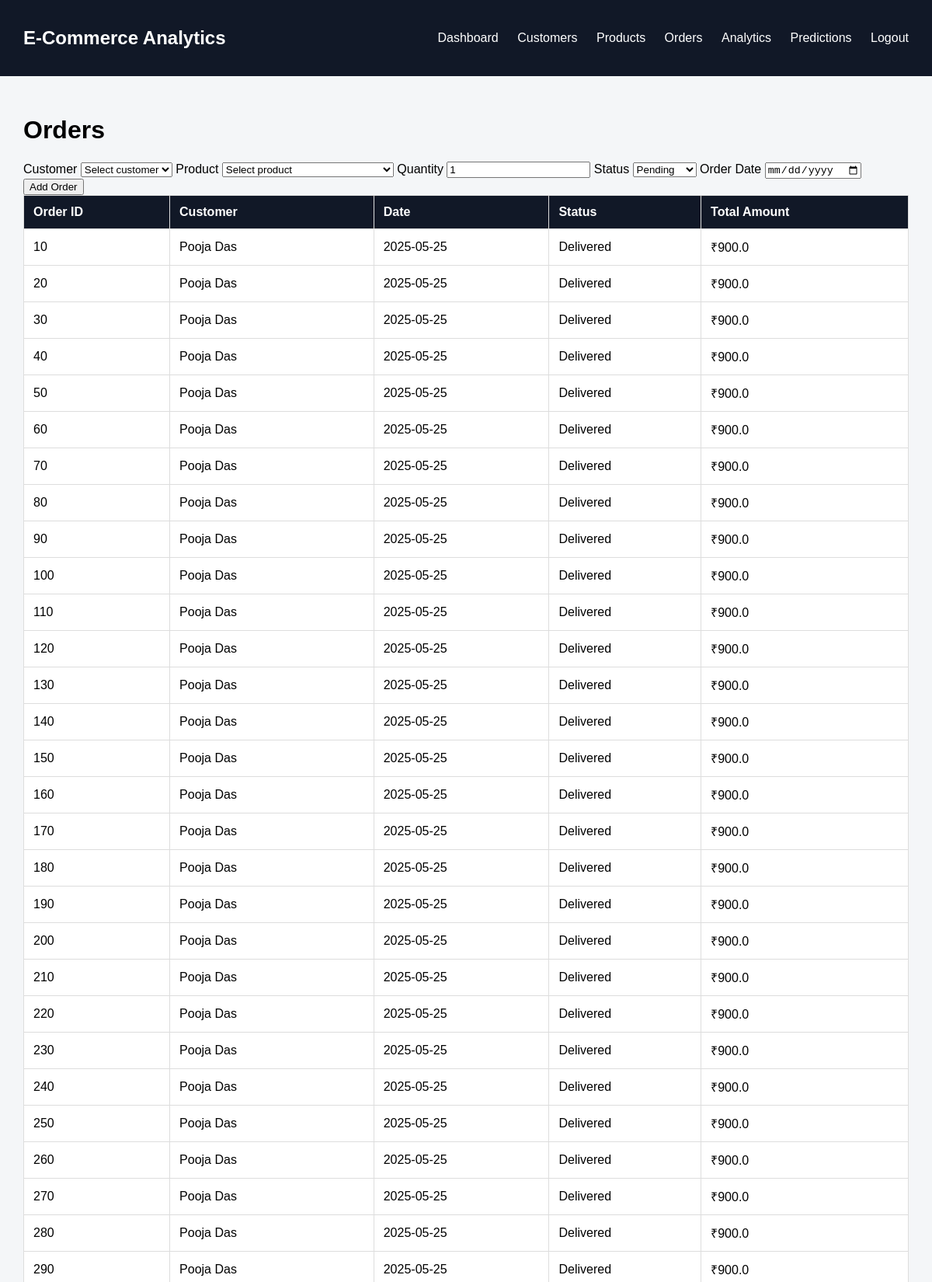
/orders (signed in, upper part), run on the app's committed database.
### tables this page shows
CREATE TABLE orders (
            order_id INTEGER PRIMARY KEY AUTOINCREMENT,
            customer_id INTEGER NOT NULL,
            order_date TEXT NOT NULL,
            order_status TEXT,
            total_amount REAL,
            FOREIGN KEY (customer_id) REFERENCES customers(customer_id)
        );

CREATE TABLE customers (
            customer_id INTEGER PRIMARY KEY AUTOINCREMENT,
            customer_name TEXT NOT NULL,
            email TEXT UNIQUE NOT NULL,
            phone TEXT,
            city TEXT,
            state TEXT,
            country TEXT DEFAULT 'India',
            registration_date TEXT,
            gender TEXT,
            age INTEGER
        );

### app.py (the view, shortened to what this page needs)
@app.route("/orders", methods=["GET", "POST"])
def orders():
    if "admin" not in session:
        return redirect(url_for("login"))
    error = None
    connection = get_connection()
    cursor = get_cursor(connection)
    cursor.execute("""
        SELECT
            o.order_id,
            c.customer_name,
            o.order_date,
            o.order_status,
            o.total_amount
        FROM orders o
        JOIN customers c
            ON o.customer_id = c.customer_id
        ORDER BY o.order_date DESC
    """)
    data = cursor.fetchall()
    cursor.execute("SELECT customer_id, customer_name FROM customers ORDER BY customer_name")
    customers = cursor.fetchall()
    cursor.execute("SELECT product_id, product_name, price FROM products ORDER BY product_name")
    products = cursor.fetchall()
    cursor.close()
    connection.close()
    return render_template("orders.html", orders=data, customers=customers, products=products, error=error)

### app.py (called while the page is built, shortened)
def sqlite_connect():
    DB_PATH.parent.mkdir(parents=True, exist_ok=True)
    connection = sqlite3.connect(str(DB_PATH))
    connection.row_factory = sqlite3.Row
    return connection

def get_cursor(connection):
    if isinstance(connection, sqlite3.Connection):
        return connection.cursor()
    return connection.cursor(dictionary=True)

def get_connection():
    use_sqlite = os.getenv("USE_SQLITE", "1").lower() in {"1", "true", "yes", "on"}
    return sqlite_connect()

### templates/orders.html (shortened to what this page needs)
<!DOCTYPE html>
<html>
<head>
    <link rel="stylesheet" href="{{ url_for('static', filename='css/style.css') }}">
</head>
<body>
<nav>
    <h2>E-Commerce Analytics</h2>
    <div>
        <a href="/">Dashboard</a>
        <a href="/customers">Customers</a>
        <a href="/products">Products</a>
        <a href="/orders">Orders</a>
        <a href="/analytics">Analytics</a>
        <a href="/predictions">Predictions</a>
        <a href="/logout">Logout</a>
    </div>
</nav>
<div class="container">
    <h1>Orders</h1>
    <form method="POST" action="{{ url_for('orders') }}" class="order-form">
        <label>
            Customer
            <select name="customer_id" required>
                <option value="">Select customer</option>
            </select>
        </label>
        <label>
            Product
            <select name="product_id" required>
                <option value="">Select product</option>
            </select>
        </label>
        <label>
            Quantity
            <input type="number" name="quantity" min="1" value="1" required>
        </label>
        <label>
            Status
            <select name="order_status">
                <option value="Pending">Pending</option>
            </select>
        </label>
        <label>
            Order Date
            <input type="date" name="order_date">
        </label>
        <button type="submit">Add Order</button>
    </form>
    <table>
        <thead>
            <tr>
                <th>Order ID</th>
                <th>Customer</th>
                <th>Date</th>
                <th>Status</th>
                <th>Total Amount</th>
            </tr>
        </thead>
        <tbody>
            {% for order in orders %}
            <tr>
                <td>{{ order.order_id }}</td>
                <td>{{ order.customer_name }}</td>
                <td>{{ order.order_date }}</td>
                <td>{{ order.order_status }}</td>
                <td>₹{{ order.total_amount }}</td>
            </tr>
            {% endfor %}
        </tbody>
    </table>
</div>
</body>
</html>

### static/css/style.css (style rules this page uses)
* { box-sizing: border-box; }
body { margin: 0; font-family: Arial, sans-serif; background: #f4f6f8; }
nav { background: #111827; color: white; padding: 15px 30px; display: flex; justify-content: space-between; align-items: center; }
nav a { color: white; text-decoration: none; margin-left: 20px; }
.container { padding: 30px; }
table { width: 100%; border-collapse: collapse; background: white; margin-bottom: 30px; }
th, td { padding: 12px; border: 1px solid #ddd; text-align: left; }
th { background: #111827; color: white; }

### data on the page
orders: order_id "10", customer_name "Pooja Das", order_date "2025-05-25", order_status "Delivered", total_amount "900.0"
orders: order_id "20", customer_name "Pooja Das", order_date "2025-05-25", order_status "Delivered", total_amount "900.0"
orders: order_id "30", customer_name "Pooja Das", order_date "2025-05-25", order_status "Delivered", total_amount "900.0"
orders: order_id "40", customer_name "Pooja Das", order_date "2025-05-25", order_status "Delivered", total_amount "900.0"
orders: order_id "50", customer_name "Pooja Das", order_date "2025-05-25", order_status "Delivered", total_amount "900.0"
orders: order_id "60", customer_name "Pooja Das", order_date "2025-05-25", order_status "Delivered", total_amount "900.0"
orders: order_id "70", customer_name "Pooja Das", order_date "2025-05-25", order_status "Delivered", total_amount "900.0"
orders: order_id "80", customer_name "Pooja Das", order_date "2025-05-25", order_status "Delivered", total_amount "900.0"
orders: order_id "90", customer_name "Pooja Das", order_date "2025-05-25", order_status "Delivered", total_amount "900.0"
orders: order_id "100", customer_name "Pooja Das", order_date "2025-05-25", order_status "Delivered", total_amount "900.0"
orders: order_id "110", customer_name "Pooja Das", order_date "2025-05-25", order_status "Delivered", total_amount "900.0"
orders: order_id "120", customer_name "Pooja Das", order_date "2025-05-25", order_status "Delivered", total_amount "900.0"
orders: order_id "130", customer_name "Pooja Das", order_date "2025-05-25", order_status "Delivered", total_amount "900.0"
orders: order_id "140", customer_name "Pooja Das", order_date "2025-05-25", order_status "Delivered", total_amount "900.0"
orders: order_id "150", customer_name "Pooja Das", order_date "2025-05-25", order_status "Delivered", total_amount "900.0"
orders: order_id "160", customer_name "Pooja Das", order_date "2025-05-25", order_status "Delivered", total_amount "900.0"
orders: order_id "170", customer_name "Pooja Das", order_date "2025-05-25", order_status "Delivered", total_amount "900.0"
orders: order_id "180", customer_name "Pooja Das", order_date "2025-05-25", order_status "Delivered", total_amount "900.0"
orders: order_id "190", customer_name "Pooja Das", order_date "2025-05-25", order_status "Delivered", total_amount "900.0"
orders: order_id "200", customer_name "Pooja Das", order_date "2025-05-25", order_status "Delivered", total_amount "900.0"
orders: order_id "210", customer_name "Pooja Das", order_date "2025-05-25", order_status "Delivered", total_amount "900.0"
orders: order_id "220", customer_name "Pooja Das", order_date "2025-05-25", order_status "Delivered", total_amount "900.0"
orders: order_id "230", customer_name "Pooja Das", order_date "2025-05-25", order_status "Delivered", total_amount "900.0"
orders: order_id "240", customer_name "Pooja Das", order_date "2025-05-25", order_status "Delivered", total_amount "900.0"
orders: order_id "250", customer_name "Pooja Das", order_date "2025-05-25", order_status "Delivered", total_amount "900.0"
orders: order_id "260", customer_name "Pooja Das", order_date "2025-05-25", order_status "Delivered", total_amount "900.0"
orders: order_id "270", customer_name "Pooja Das", order_date "2025-05-25", order_status "Delivered", total_amount "900.0"
orders: order_id "280", customer_name "Pooja Das", order_date "2025-05-25", order_status "Delivered", total_amount "900.0"
orders: order_id "290", customer_name "Pooja Das", order_date "2025-05-25", order_status "Delivered", total_amount "900.0"
